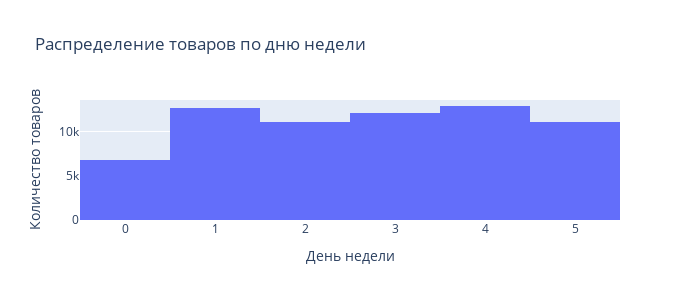
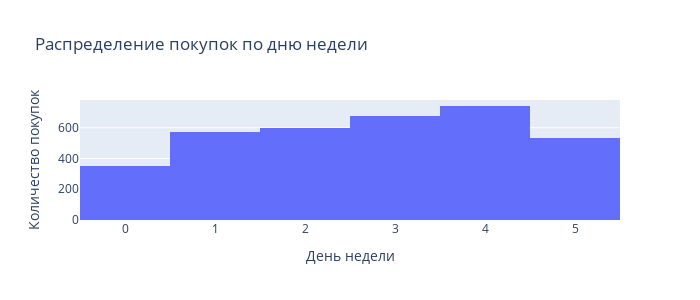

Here is the notebook cell these charts were saved with, in order:
### Code cell
#гистграмма для товаров по дню недели
fig = px.histogram(data_purchase, x="weekday", title = 'Распределение товаров по дню недели', nbins=7)
fig.update_layout(yaxis_title="Количество товаров", xaxis_title="День недели",
                  height=300,
                  width=700)
fig.show()

#гистграмма для покупок по дню недели
fig = px.histogram(data_purchase.groupby('purchase_id').agg({'weekday': 'max'}), 
                   x="weekday", title = 'Распределение покупок по дню недели', nbins=7)
fig.update_layout(yaxis_title="Количество покупок", xaxis_title="День недели",
                  height=300,
                  width=700)
fig.show()

### Figure 1 — Plotly figure (JSON) as saved in the notebook; plotly's stock layout.template omitted (floating-point values rounded to 4 significant figures; data arrays with more than 128 entries replaced by an {"elided": "..."} marker saying what was removed)
{"data": [{"alignmentgroup": "True", "bingroup": "x", "hovertemplate": "weekday=%{x}<br>count=%{y}<extra></extra>", "legendgroup": "", "marker": {"color": "#636efa", "pattern": {"shape": ""}}, "name": "", "nbinsx": 7, "offsetgroup": "", "orientation": "v", "showlegend": false, "type": "histogram", "x": {"elided": "66465 int values"}, "xaxis": "x", "yaxis": "y"}], "layout": {"barmode": "relative", "height": 300, "legend": {"tracegroupgap": 0}, "title": {"text": "Распределение товаров по дню недели"}, "width": 700, "xaxis": {"anchor": "y", "domain": [0, 1], "title": {"text": "День недели"}}, "yaxis": {"anchor": "x", "domain": [0, 1], "title": {"text": "Количество товаров"}}}}

### Figure 2 — Plotly figure (JSON) as saved in the notebook; plotly's stock layout.template omitted (floating-point values rounded to 4 significant figures; data arrays with more than 128 entries replaced by an {"elided": "..."} marker saying what was removed)
{"data": [{"alignmentgroup": "True", "bingroup": "x", "hovertemplate": "weekday=%{x}<br>count=%{y}<extra></extra>", "legendgroup": "", "marker": {"color": "#636efa", "pattern": {"shape": ""}}, "name": "", "nbinsx": 7, "offsetgroup": "", "orientation": "v", "showlegend": false, "type": "histogram", "x": {"elided": "3471 int values"}, "xaxis": "x", "yaxis": "y"}], "layout": {"barmode": "relative", "height": 300, "legend": {"tracegroupgap": 0}, "title": {"text": "Распределение покупок по дню недели"}, "width": 700, "xaxis": {"anchor": "y", "domain": [0, 1], "title": {"text": "День недели"}}, "yaxis": {"anchor": "x", "domain": [0, 1], "title": {"text": "Количество покупок"}}}}
